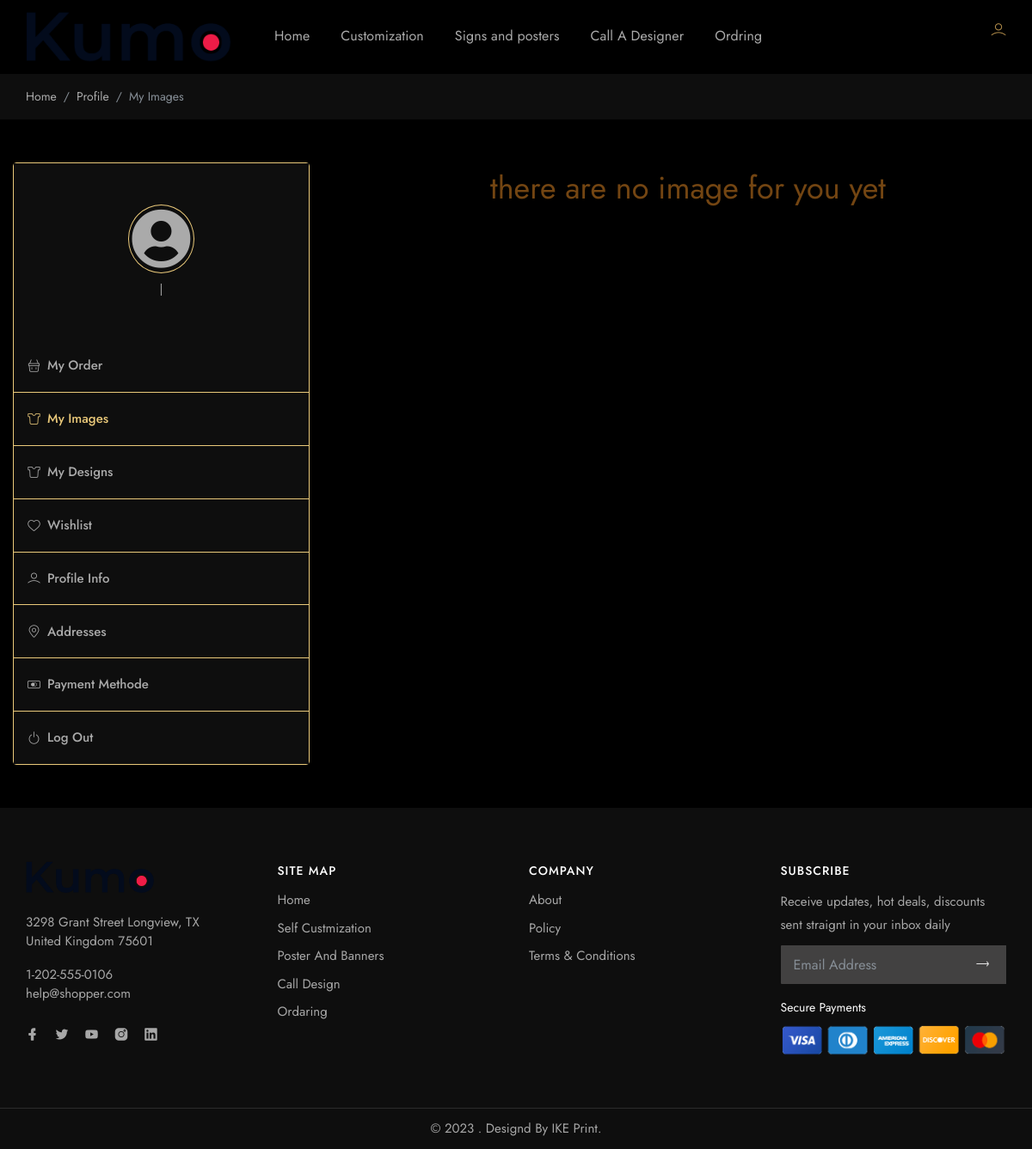
The page /accounts/my_images/ (signed in) on the database as committed earlier.
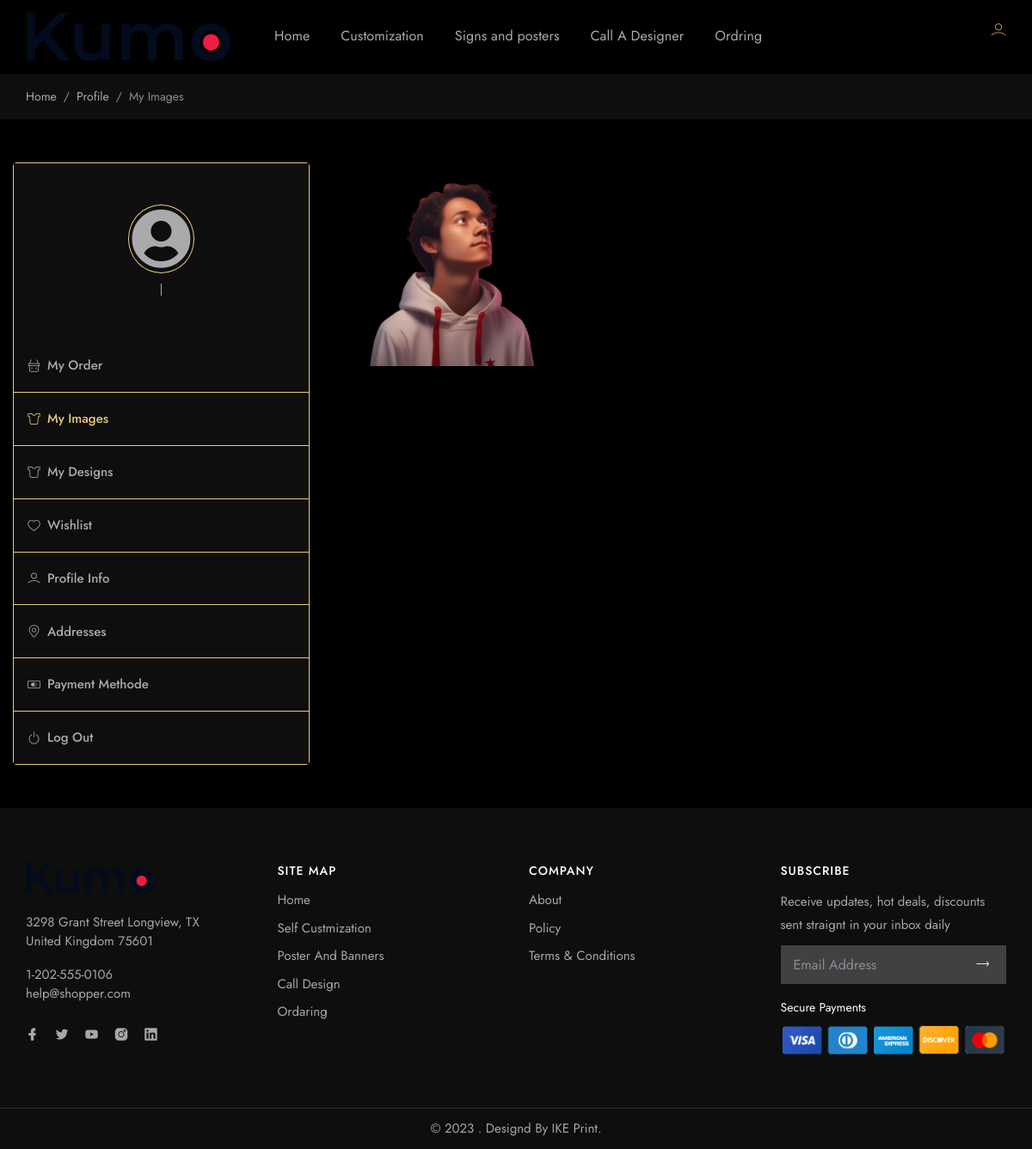
The same page on the database as committed later.
### product/models.py (models this page shows, shortened)
class UserImage(models.Model):
    user = models.ForeignKey(User,on_delete=models.CASCADE)
    name = models.CharField(max_length=50)
    image = models.ImageField(upload_to='product/userimage_image')

### accounts/views.py (the view)
# urls.py: path("my_images/",views.my_images,name="my_images"),
@login_required(login_url="/accounts/login/")
def my_images(request):
    user=request.user
    try:
        myprofile = Profile.objects.get(user=user)
    except Profile.DoesNotExist:
        myprofile = None
    user_images=UserImage.objects.filter(user=user)
    context={
        'state_choices':STATE_CHOICES,
        'country_choices':COUNTRY_CHOICES,
        'user':user,
        'profile':myprofile,
        'user_images':user_images,
    }
    return render(request,'my-Images.html',context)

### templates/my-Images.html (shortened to what this page needs)
{% extends 'base.html' %}
{% load static %}
{% block body %}
			<div class="gray py-3">
				<div class="container">
					<div class="row">
						<div class="colxl-12 col-lg-12 col-md-12">
							<nav aria-label="breadcrumb">
								<ol class="breadcrumb">
									<li class="breadcrumb-item"><a href="{% url 'home:home' %}">Home</a></li>
									<li class="breadcrumb-item"><a href="#">Profile</a></li>
									<li class="breadcrumb-item active" aria-current="page">My Images</li>
								</ol>
							</nav>
						</div>
					</div>
				</div>
			</div>
			<section class="middle">
				<div class="container-fluid">
					<div class="row justify-content-center justify-content-between">
						<div class="col-12 col-md-12 col-lg-4 col-xl-4 text-center miliods">
							<div class="d-block border rounded mfliud-bot">
								<div class="dashboard_author px-2 py-5">
									<div class="dash_auth_thumb circle p-1 border d-inline-flex mx-auto mb-2">
										{% if profile.image %}
										<img src="{{profile.image.url}}" class="img-fluid circle" width="100" alt="" />
										{% else %}
										<i class="fas fa-user-circle fa-5x text-muted"></i>
										{% endif %}
									</div>
									<div class="dash_caption">
										<span class="text-muted smalls">{{profile.get_country_display }} | {{profile.get_state_display}}</span>
									</div>
								</div>
								<div class="dashboard_author">
									<ul class="dahs_navbar">
										<li><a href="{% url 'accounts:my_orders' %}"><i class="lni lni-shopping-basket mr-2"></i>My Order</a></li>
                                        <li><a href="{% url 'accounts:my_images' %}" class="active"><i class="lni lni-tshirt mr-2"></i>My Images</a></li>
										<li><a href="{% url 'accounts:my_designs' %}"><i class="lni lni-tshirt mr-2"></i>My Designs</a></li>
										<li><a href="{% url 'accounts:wishlist' %}"><i class="lni lni-heart mr-2"></i>Wishlist</a></li>
										<li><a href="{% url 'accounts:profile' %}" ><i class="lni lni-user mr-2"></i>Profile Info</a></li>
										<li><a href="{% url 'accounts:addresses' %}"><i class="lni lni-map-marker mr-2"></i>Addresses</a></li>
										<li><a href="{% url 'accounts:payment_methods' %}"><i class="lni lni-mastercard mr-2"></i>Payment Methode</a></li>
										<li><a href="{% url 'accounts:logout' %}"><i class="lni lni-power-switch mr-2"></i>Log Out</a></li>
									</ul>
								</div>
							</div>
						</div>
						<div class="col-12 col-md-12 col-lg-8 col-xl-8 text-center">
							<div class="row align-items-center">
								{% if user_images %}
							{% for image in user_images %}
								<div class="col-xl-4 col-lg-6 col-md-6 col-sm-12">
                                    <div class="product_grid card b-0">
                                        <div class="card-body p-0">
                                            <div class="shop_thumb position-relative">
                                                <div class="card-img-top d-block overflow-hidden">
                                                    <img class="card-img-top" src="{{image.image.url}}" alt="...">
                                                </div>
                                            </div>
                                        </div>
                                    </div>
								</div>
							{% endfor %}
							{% else %}
								<h1 style="margin:10px auto;">there are no image for you yet</h1>
							{% endif %}
							</div>
						</div>
					</div>
				</div>
			</section>
			{% endblock %}

### templates/base.html (shortened to what this page needs)
{% load static %}
<!DOCTYPE html>
<html lang="zxx">
	<head>
        <link href="{% static 'assets/css/styles.css' %}" rel="stylesheet">
    </head>
    <body style="height:100%">
        <div id="main-wrapper">
			<div class="header header-light dark-text">
				<div class="container">
					<nav id="navigation" class="navigation navigation-landscape">
						<div class="nav-header">
							<a class="nav-brand" href="{% url 'home:home' %}">
								<img src="{% static 'assets/img/newImages/new1/logo.png' %}" class="logo" alt="" />
							</a>
						</div>
						<div class="nav-menus-wrapper" style="transition-property: none;">
							<ul class="nav-menu">
							     <li><a href="{% url 'home:home' %}">Home</a></li>
								<li><a href="{% url 'product:self_customization' %}">Customization</a></li>
								<li><a href="{% url 'banner_and_posters:banner_and_posters' %}">Signs and posters</a></li>
								<li><a href="{% url 'call_expert:call_expert' %}">Call A Designer</a></li>
								<li><a href="{% url 'product:ordaring' %}">Ordring</a></li>
							</ul>
							<ul class="nav-menu nav-menu-social align-to-right">
								{% if user.is_authenticated %}
								<li>
                                    <a class="ProfileLinkHeader">
										{% if user.profile.image %}
										<img class="UserProfileImages" src="{{ user.profile.image.url }}">
										{% else %}
										<i class="lni lni-user" style="color:rgb(182 144 76)"></i>
											{% endif %}
									</a>
								</li>
								{% else %}
								<li>
									<a href="{% url 'accounts:login' %}" >
										<i class="lni lni-user"></i>
									</a>
								</li>
								{% endif %}
							</ul>
						</div>
					</nav>
				</div>
			</div>
            {% block body %}
            {% endblock %}
			<footer class="dark-footer skin-dark-footer style-2">
				<div class="footer-middle">
					<div class="container">
						<div class="row">
							<div class="col-xl-3 col-lg-3 col-md-3 col-sm-12">
								<div class="footer_widget">
									<img src="{% static 'assets/img/newImages/new1/logo.png' %}" class="img-footer small mb-2" alt="" />
									<div class="address mt-3">
										3298 Grant Street Longview, TX<br>United Kingdom 75601
									</div>
									<div class="address mt-3">
										1-202-555-0106<br>help@shopper.com
									</div>
									<div class="address mt-3">
										<ul class="list-inline">
											<li class="list-inline-item"><a href="#"><i class="lni lni-facebook-filled"></i></a></li>
											<li class="list-inline-item"><a href="#"><i class="lni lni-twitter-filled"></i></a></li>
											<li class="list-inline-item"><a href="#"><i class="lni lni-youtube"></i></a></li>
											<li class="list-inline-item"><a href="#"><i class="lni lni-instagram-filled"></i></a></li>
											<li class="list-inline-item"><a href="#"><i class="lni lni-linkedin-original"></i></a></li>
										</ul>
									</div>
								</div>
							</div>
							<div class="col-xl-3 col-lg-3 col-md-3 col-sm-12">
								<div class="footer_widget">
								  <h4 class="widget_title">Site Map</h4>
								  <ul class="footer-menu">
									<li><a href="#">Home</a></li>
									<li><a href="#">Self Custmization</a></li>
									<li><a href="#">Poster And Banners</a></li>
									<li><a href="#">Call Design</a></li>
									<li><a href="#">Ordaring</a></li>
								  </ul>
								</div>
							  </div>
							<div class="col-xl-3 col-lg-3 col-md-3 col-sm-12">
								<div class="footer_widget">
								  <h4 class="widget_title">Company</h4>
								  <ul class="footer-menu">
									<li><a href="#">About</a></li>
									<li><a href="#">Policy</a></li>
									<li><a href="#">Terms & Conditions</a></li>
								  </ul>
								</div>
							  </div>
							<div class="col-xl-3 col-lg-3 col-md-3 col-sm-12">
								<div class="footer_widget">
									<h4 class="widget_title">Subscribe</h4>
									<p>Receive updates, hot deals, discounts sent straignt in your inbox daily</p>
									<div class="foot-news-last">
										<div class="input-group">
										  <input type="text" class="form-control" placeholder="Email Address">
											<div class="input-group-append">
												<button type="button" class="input-group-text b-0 text-light"><i class="lni lni-arrow-right"></i></button>
											</div>
										</div>
									</div>
									<div class="address mt-3">
										<h5 class="fs-sm text-light">Secure Payments</h5>
										<div class="scr_payment"><img src="{% static 'assets/img/card.png' %}" class="img-fluid" alt="" /></div>
									</div>
								</div>
							</div>
						</div>
					</div>
				</div>
				<div class="footer-bottom">
					<div class="container">
						<div class="row align-items-center">
							<div class="col-lg-12 col-md-12 text-center">
								<p class="mb-0">© 2023 . Designd By <a href="#">IKE Print</a>.</p>
							</div>
						</div>
					</div>
				</div>
			</footer>
		</div>
	</body>
</html>

Rows that differ between the two databases and show on the page:
added UserImage: image (picture)
Other text that changed with them:
text no longer shown: "there are no image for you yet"
